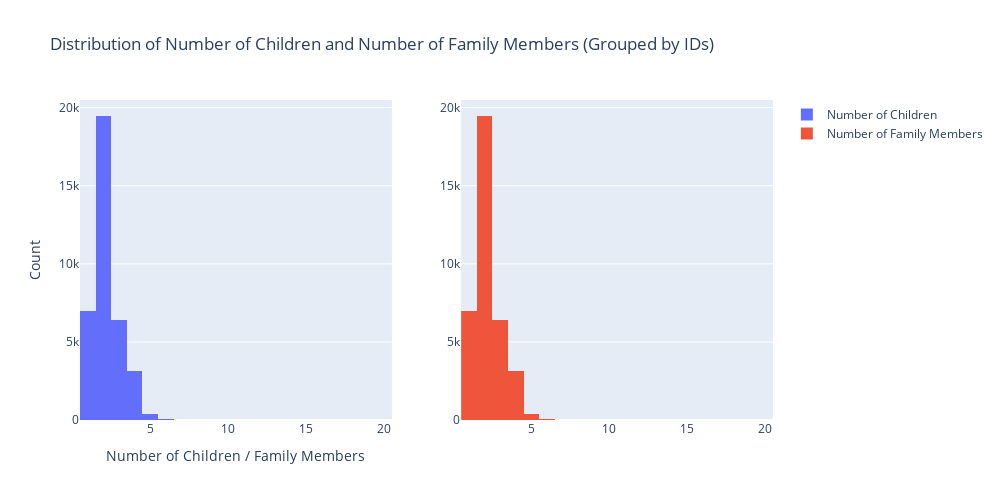

Notebook source saved alongside this figure:
### Code cell
import plotly.graph_objects as go
from plotly.subplots import make_subplots

# Group the number of children and number of family members by unique IDs
grouped_data = new_df.groupby('ID')['Num_Children', 'Num_Family'].first()

# Extract the number of children and number of family members columns
num_children = grouped_data['Num_Family']
num_family_members = grouped_data['Num_Family']

# Create subplots with two histograms side by side
fig = make_subplots(rows=1, cols=2)

# Add histogram for number of children
fig.add_trace(go.Histogram(x=num_children, name='Number of Children'), row=1, col=1)

# Add histogram for number of family members
fig.add_trace(go.Histogram(x=num_family_members, name='Number of Family Members'), row=1, col=2)

# Update layout and labels
fig.update_layout(
    title='Distribution of Number of Children and Number of Family Members (Grouped by IDs)',
    xaxis=dict(title='Number of Children / Family Members'),
    yaxis=dict(title='Count'),
    showlegend=True,
    height=500,
    width=1000
)

# Display the plot
fig.show()

### Figure 1 — Plotly figure (JSON) as saved in the notebook; plotly's stock layout.template omitted (floating-point values rounded to 4 significant figures; data arrays with more than 128 entries replaced by an {"elided": "..."} marker saying what was removed)
{"data": [{"name": "Number of Children", "type": "histogram", "x": {"elided": "36457 int values"}, "xaxis": "x", "yaxis": "y"}, {"name": "Number of Family Members", "type": "histogram", "x": {"elided": "36457 int values"}, "xaxis": "x2", "yaxis": "y2"}], "layout": {"height": 500, "showlegend": true, "title": {"text": "Distribution of Number of Children and Number of Family Members (Grouped by IDs)"}, "width": 1000, "xaxis": {"anchor": "y", "domain": [0, 0.45], "title": {"text": "Number of Children / Family Members"}}, "xaxis2": {"anchor": "y2", "domain": [0.55, 1]}, "yaxis": {"anchor": "x", "domain": [0, 1], "title": {"text": "Count"}}, "yaxis2": {"anchor": "x2", "domain": [0, 1]}}}
